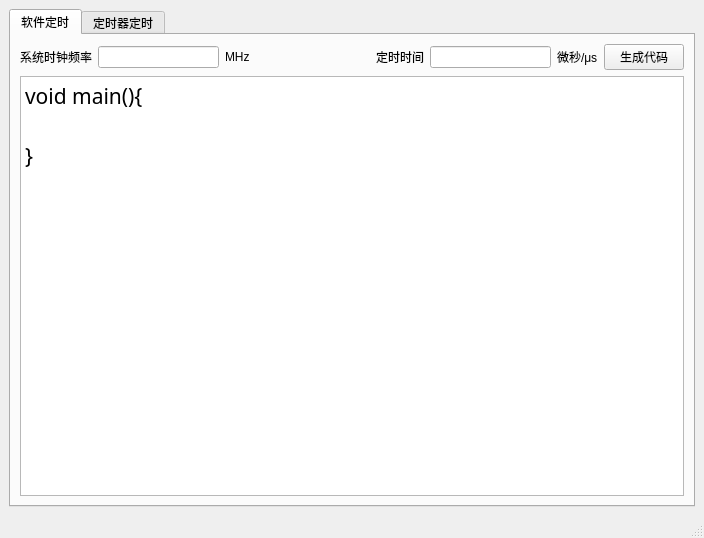
<?xml version="1.0" encoding="UTF-8"?>
<ui version="4.0">
 <class>MainWindow</class>
 <widget class="QMainWindow" name="MainWindow">
  <property name="geometry">
   <rect>
    <x>0</x>
    <y>0</y>
    <width>704</width>
    <height>538</height>
   </rect>
  </property>
  <property name="windowTitle">
   <string>MainWindow</string>
  </property>
  <widget class="QWidget" name="centralwidget">
   <layout class="QHBoxLayout" name="horizontalLayout">
    <item>
     <widget class="QTabWidget" name="tabWidget">
      <property name="currentIndex">
       <number>0</number>
      </property>
      <widget class="QWidget" name="softwareTimer">
       <attribute name="title">
        <string>软件定时</string>
       </attribute>
       <layout class="QVBoxLayout" name="verticalLayout_2">
        <item>
         <layout class="QVBoxLayout" name="verticalLayout">
          <item>
           <layout class="QHBoxLayout" name="horizontalLayout_2">
            <item>
             <widget class="QLabel" name="STsysClockFqy">
              <property name="text">
               <string>系统时钟频率</string>
              </property>
             </widget>
            </item>
            <item>
             <widget class="QLineEdit" name="STsysClockFqyInput"/>
            </item>
            <item>
             <widget class="QLabel" name="STsysClockUnit">
              <property name="text">
               <string>MHz</string>
              </property>
             </widget>
            </item>
            <item>
             <spacer name="horizontalSpacer">
              <property name="orientation">
               <enum>Qt::Horizontal</enum>
              </property>
              <property name="sizeHint" stdset="0">
               <size>
                <width>40</width>
                <height>20</height>
               </size>
              </property>
             </spacer>
            </item>
            <item>
             <widget class="QLabel" name="STtimeLength">
              <property name="text">
               <string>定时时间</string>
              </property>
             </widget>
            </item>
            <item>
             <widget class="QLineEdit" name="STtimeLengthInput"/>
            </item>
            <item>
             <widget class="QLabel" name="STtimeLengthUnit">
              <property name="text">
               <string>微秒/μs</string>
              </property>
             </widget>
            </item>
            <item>
             <widget class="QPushButton" name="STgenerate_btn">
              <property name="text">
               <string>生成代码</string>
              </property>
             </widget>
            </item>
           </layout>
          </item>
          <item>
           <widget class="QTextBrowser" name="STdisplay">
            <property name="font">
             <font>
              <family>Adobe Devanagari</family>
              <pointsize>16</pointsize>
             </font>
            </property>
            <property name="html">
             <string>&lt;!DOCTYPE HTML PUBLIC &quot;-//W3C//DTD HTML 4.0//EN&quot; &quot;http://www.w3.org/TR/REC-html40/strict.dtd&quot;&gt;
&lt;html&gt;&lt;head&gt;&lt;meta name=&quot;qrichtext&quot; content=&quot;1&quot; /&gt;&lt;style type=&quot;text/css&quot;&gt;
p, li { white-space: pre-wrap; }
&lt;/style&gt;&lt;/head&gt;&lt;body style=&quot; font-family:'Adobe Devanagari'; font-size:16pt; font-weight:400; font-style:normal;&quot;&gt;
&lt;p style=&quot; margin-top:0px; margin-bottom:0px; margin-left:0px; margin-right:0px; -qt-block-indent:0; text-indent:0px;&quot;&gt;void main(){&lt;/p&gt;
&lt;p style=&quot;-qt-paragraph-type:empty; margin-top:0px; margin-bottom:0px; margin-left:0px; margin-right:0px; -qt-block-indent:0; text-indent:0px;&quot;&gt;&lt;br /&gt;&lt;/p&gt;
&lt;p style=&quot; margin-top:0px; margin-bottom:0px; margin-left:0px; margin-right:0px; -qt-block-indent:0; text-indent:0px;&quot;&gt;}&lt;/p&gt;&lt;/body&gt;&lt;/html&gt;</string>
            </property>
           </widget>
          </item>
         </layout>
        </item>
       </layout>
      </widget>
      <widget class="QWidget" name="timerTimer">
       <attribute name="title">
        <string>定时器定时</string>
       </attribute>
       <layout class="QVBoxLayout" name="verticalLayout_4">
        <item>
         <layout class="QVBoxLayout" name="verticalLayout_3"/>
        </item>
       </layout>
      </widget>
     </widget>
    </item>
   </layout>
  </widget>
  <widget class="QMenuBar" name="menubar">
   <property name="geometry">
    <rect>
     <x>0</x>
     <y>0</y>
     <width>704</width>
     <height>22</height>
    </rect>
   </property>
  </widget>
  <widget class="QStatusBar" name="statusbar"/>
 </widget>
 <resources/>
 <connections/>
</ui>
